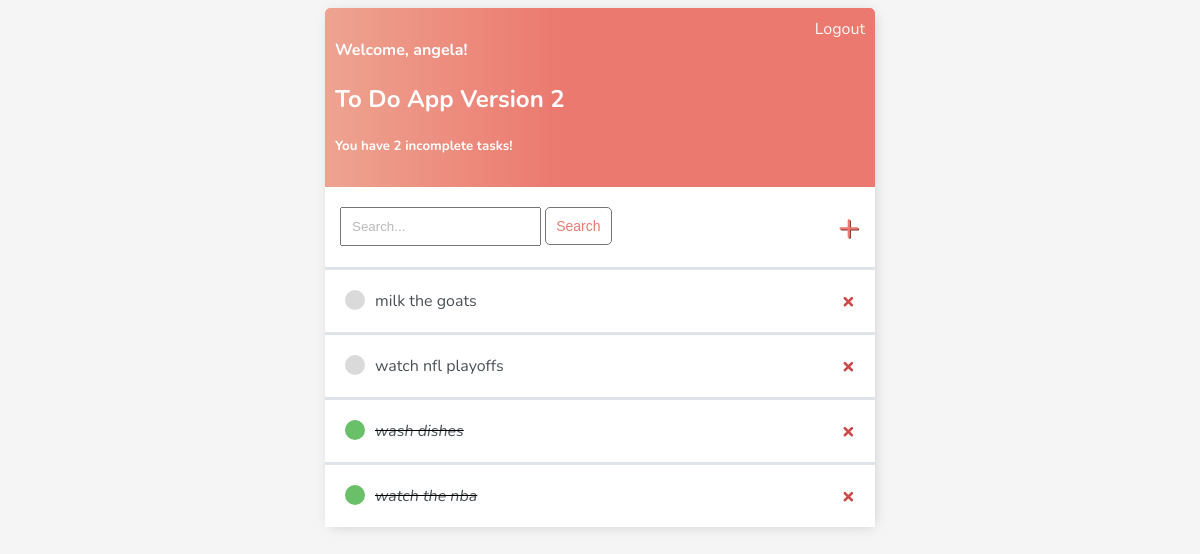
The page / (signed in) on the database as committed earlier.
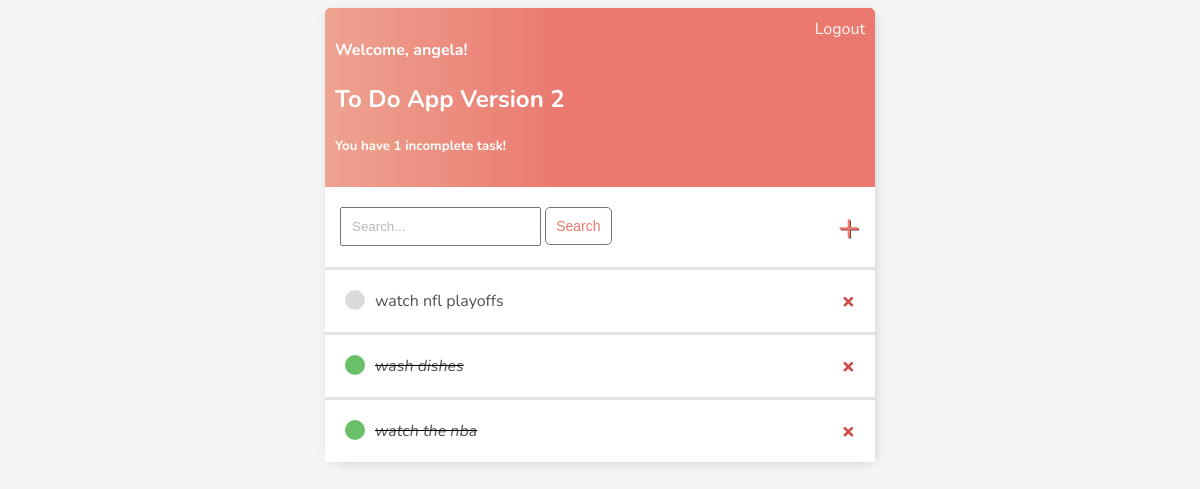
The same page on the database as committed later.
### base/models.py (models this page shows)
class Task(models.Model):
    user = models.ForeignKey(
        User, on_delete=models.CASCADE, null=True)
    title = models.CharField(max_length=30)
    description = models.TextField(null=True, blank=True)
    completed = models.BooleanField(null=True, blank=True)
    def __str__(self):
        return self.title
    class Meta:
        ordering = ["completed"]

### base/views.py (the view)
# urls.py: path('', ShowTasks.as_view(), name='tasks'),
class ShowTasks(LoginRequiredMixin, ListView):
    model = Task
    context_object_name = 'tasks'
    def get_context_data(self, **kwargs):
        context = super().get_context_data(**kwargs)
        context['tasks'] = Task.objects.filter(user=self.request.user)
        context['count'] = context['tasks'].filter(completed=False).count()
        search_input = self.request.GET.get('search-bar')
        if search_input:
            context['tasks'] = context['tasks'].filter(
                title__contains=search_input)
        return context

### base/templates/base/task_list.html
{% extends 'base/main.html' %}
{% block content %}
<div class="header-bar">
    <div>
        <h4>Welcome, {{ user }}!</h4>
        <h2> To Do App Version 2 </h2>
        <h5> You have {{ count }} incomplete task{{ count|pluralize:"s" }}! </h5>
    </div>
    {% if request.user.is_authenticated %}
    <a href="{% url 'logout' %}">Logout</a> {% else %}
    <a href="{% url 'login' %}">Login</a> {% endif %}
</div>
<div id="search-add-wrapper">
    <form method="get">
        <input type="search" name="search-bar" placeholder="Search...">
        <input class="button" type="Submit" value="Search">
    </form>
    <a id="add-link" href="{% url 'create' %}">&#x2b;</a>
</div>
{% for task in tasks %}
    <div class="task-wrapper">
        {% if task.completed %}
            <div class="task-title">
                <div class="task-complete-icon"></div>
                <i><s><a href="{% url 'edit' task.id %}">{{ task }}</a></s></i>
            </div>
        {% else %}
            <div class="task-title">
                <div class="task-incomplete-icon"></div>
                <a href="{% url 'edit' task.id %}">{{ task }}</a>
            </div>
        {% endif %}
        <a class="delete-link" href="{% url 'delete' task.id %}">&#215;</a>
    </div>
{% empty %}
<h2 class="no-tasks-message">No tasks detected</h2>
{% endfor %}
{% endblock content %}

Rows that differ between the two databases and show on the page:
removed Task: title "milk the goats"
Other text that changed with them:
{{ count }}: "2" → "1"
